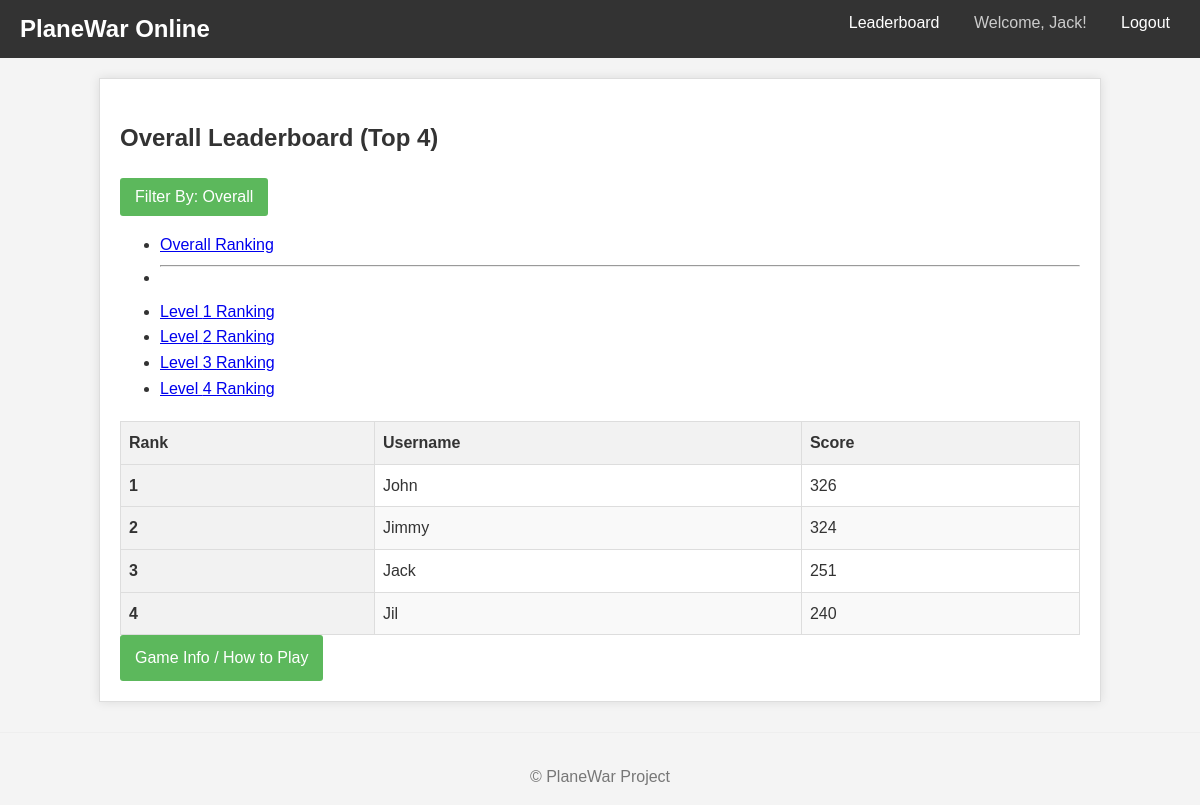
Page /leaderboard (signed in) on the committed database.
### models.py (models this page shows, shortened)
class User(UserMixin, db.Model):
    __tablename__ = 'users'
    id = db.Column(db.Integer, primary_key=True)
    username = db.Column(db.String(64), index=True, unique=True, nullable=False)
    password_hash = db.Column(db.String(128), nullable=False)
    scores = db.relationship('Score', backref='player', lazy='dynamic', cascade="all, delete-orphan")

### views.py (the view)
@bp.route('/leaderboard')
@bp.route('/leaderboard/level/<int:level_num>')
@login_required # Keep login required for viewing leaderboards
def leaderboard(level_num=None):
    try:
        available_levels = get_distinct_levels() # Get levels for dropdown/links
        leaderboard_data = []
        leaderboard_title = ""
        current_level_filter = "Overall" # Default display filter name
        if level_num is not None:
            if level_num not in available_levels:
                 flash(f"Level {level_num} does not exist or has no scores.", "warning")
                 return redirect(url_for('views.leaderboard')) # Redirect to overall on invalid level
            leaderboard_data = get_leaderboard_by_level(level_num)
            leaderboard_title = f"Leaderboard - Level {level_num} (Top {len(leaderboard_data)})"
            current_level_filter = f"Level {level_num}"
        else:
            leaderboard_data = get_overall_leaderboard()
            leaderboard_title = f"Overall Leaderboard (Top {len(leaderboard_data)})"
        return render_template('leaderboard.html',
                               title=leaderboard_title,
                               scores_data=leaderboard_data,
                               available_levels=available_levels,
                               current_level_filter=current_level_filter
                              )
    except Exception as e:
        print(f"Error loading leaderboard view: {e}")
        flash("An error occurred while loading the leaderboard.", "danger")
        return redirect(url_for('views.index')) # Redirecting back to index is safer

### leaderboard_service.py (called while the page is built)
def get_distinct_levels():
    levels = db.session.query(Score.level)\
                       .distinct()\
                       .order_by(Score.level.asc())\
                       .all()
    distinct_levels = [level[0] for level in levels] # Extract level numbers from tuples
    return distinct_levels

### models.py (called while the page is built)
@login_manager.user_loader
def load_user(user_id):
    try:
        return db.session.get(User, int(user_id))
    except (TypeError, ValueError):
        return None

### templates/leaderboard.html (shortened to what this page needs)
{% extends "base.html" %}
{% block content %}
    <h2>{{ title }}</h2>
    <div class="leaderboard-controls mb-3">
        <div class="dropdown">
            <button class="btn btn-secondary dropdown-toggle" type="button" id="leaderboardTypeDropdown" data-bs-toggle="dropdown" aria-expanded="false">
                Filter By: {{ current_level_filter }}
            </button>
            <ul class="dropdown-menu" aria-labelledby="leaderboardTypeDropdown">
                <li><a class="dropdown-item {% if current_level_filter == 'Overall' %}active{% endif %}"
                       href="{{ url_for('views.leaderboard') }}">Overall Ranking</a></li>
                {% if available_levels %}
                    <li><hr class="dropdown-divider"></li>
                    {% for level in available_levels %}
                    <li><a class="dropdown-item {% if current_level_filter == 'Level ' + level|string %}active{% endif %}"
                           href="{{ url_for('views.leaderboard', level_num=level) }}">Level {{ level }} Ranking</a></li>
                    {% endfor %}
                {% endif %}
            </ul>
        </div>
    </div>
    {% if scores_data %}
        <div class="table-responsive">
            <table class="table table-striped table-hover">
                <thead>
                    <tr>
                        <th scope="col">Rank</th>
                        <th scope="col">Username</th>
                        <th scope="col">Score</th>
                    </tr>
                </thead>
                <tbody>
                    {% for item in scores_data %}
                    <tr>
                        <th scope="row">{{ item.rank }}</th>
                        <td>{{ item.username }}</td>
                        <td>{{ item.score }}</td>
                    </tr>
                    {% endfor %}
                </tbody>
            </table>
        </div>
    {% else %}
        <p class="text-center fst-italic">No scores submitted yet for this leaderboard view.</p>
    {% endif %}
    {% if current_user.is_authenticated %}
        <div class="mt-3">
             <a href="{{ url_for('views.game') }}" class="btn btn-info">Game Info / How to Play</a>
        </div>
    {% endif %}
{% endblock %}

### templates/base.html (shortened to what this page needs)
<!DOCTYPE html>
<html lang="en">
<head>
    <link rel="stylesheet" href="{{ url_for('static', filename='style.css') }}">
</head>
<body>
    <nav>
        <h1>PlaneWar Online</h1>
        <ul>
            <li><a href="{{ url_for('views.leaderboard') }}">Leaderboard</a></li>
            {% if current_user.is_authenticated %}
                <li><span>Welcome, {{ current_user.username }}!</span></li>
                <li><a href="{{ url_for('auth.logout') }}">Logout</a></li>
            {% else %}
                <li><a href="{{ url_for('auth.login') }}">Login</a></li>
                <li><a href="{{ url_for('auth.register') }}">Register</a></li>
            {% endif %}
        </ul>
    </nav>
    <div class="container">
        {% block content %}
        {% endblock %}
    </div>
    <footer>
        <p>&copy; {{ now.year }} PlaneWar Project</p>
    </footer>
</body>
</html>

### static/style.css (style rules this page uses)
body { font-family: sans-serif; line-height: 1.6; margin: 0; padding: 0; background-color: #f4f4f4; color: #333; }
.container { max-width: 960px; margin: 20px auto; padding: 20px; background-color: #fff; border: 1px solid #ddd; box-shadow: 0 0 10px rgba(0, 0, 0, 0.1); }
nav { background-color: #333; color: #fff; padding: 10px 0; margin-bottom: 20px; }
nav h1 { display: inline-block; margin: 0 0 0 20px; font-size: 1.5em; }
nav ul { list-style: none; padding: 0; margin: 0; float: right; }
nav ul li { display: inline-block; margin-right: 20px; }
nav ul li a { color: #fff; text-decoration: none; padding: 5px 10px; }
nav ul li span { color: #ccc; }
button.btn, a.btn { display: inline-block; background-color: #5cb85c; color: white; padding: 10px 15px; border: none; border-radius: 3px; cursor: pointer; text-decoration: none; font-size: 1em; }
table { width: 100%; border-collapse: collapse; margin-top: 20px; }
table th, table td { border: 1px solid #ddd; padding: 8px; text-align: left; }
table th { background-color: #f2f2f2; font-weight: bold; }
table tbody tr:nth-child(even) { background-color: #f9f9f9; }
footer { text-align: center; margin-top: 30px; padding-top: 15px; border-top: 1px solid #eee; color: #777; }

### rows in the picture
User: username "Jack", rank "3", score "251"
User: rank "1", username "John", score "326"
User: rank "2", username "Jimmy", score "324"
User: rank "4", username "Jil", score "240"

### other values in the picture
{{ title }} "Overall Leaderboard (Top 4)"
{{ current_level_filter }} "Overall"
{{ level }} "1" "2" "3" "4"
